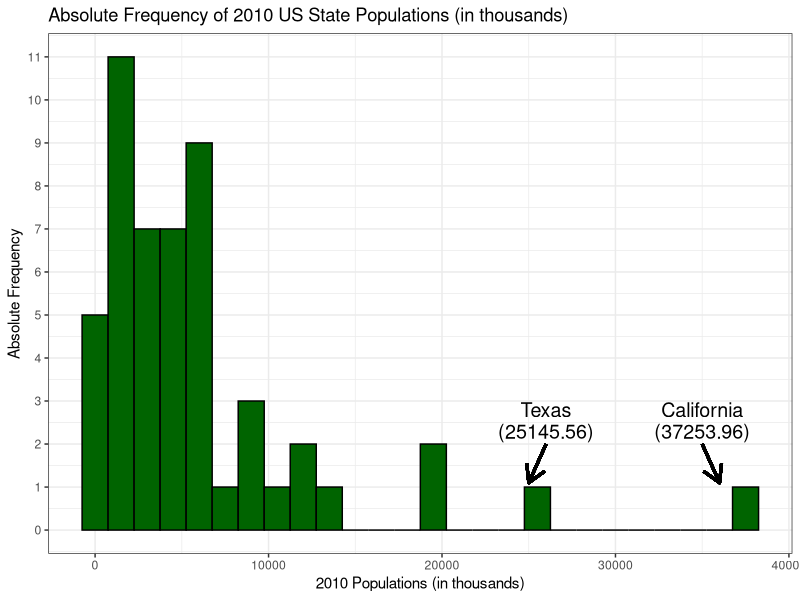

Recreate this plot in R.
# This script creates a histogram using (a subset of) 'census_data.csv'.

# A description of 'census_data.csv' can be found in 'census_data_scrape_and_process.R'.
# To avoid an overwhelming plot, I will be using a subset of 'census_data.csv' consisting of
# all observations for 2010.

# Load packages.
library(data.table)
library(ggplot2)
library(grid)

# Load data.
census_data = data.table(read.csv('census_data.csv', header = T, stringsAsFactors = F, check.names = F))

#####
# SUBSET/PROCESS DATA.
  
  # Create data subset consisting of all 2010 observations.
  census_subset = census_data[, .(Name, `2010`)]
  
  # Remove row containing total population of United States.
  census_subset = census_subset[Name != 'United States']
  
  # Divide population values by 1000 for easier graph viewing.
  census_subset$`2010` = census_subset$`2010` / 1000
  
#####
# Plot data.
ggplot(data = census_subset, aes(x = `2010`)) +
  geom_histogram(binwidth = 1500, 
                 fill = I('darkgreen'), 
                 col = I('black')) +
  scale_y_continuous(breaks = seq(0, 14, by = 1)) + 
  theme(axis.text.x = element_text(color = 'black'), 
        axis.text.y = element_text(color = 'black')) +
  theme_bw() +
  geom_segment(aes(x = 26000, y = 2, xend = 25000, yend = 1.1), 
               arrow = arrow(length = unit(0.5, 'cm')), 
               size = 1) +
  geom_segment(aes(x = 35000, y = 2, xend = 36000, yend = 1.1), 
               arrow = arrow(length = unit(0.5, 'cm')), 
               size = 1) +
  annotate('text', 
           x = 26000, 
           y = 2.8,
           label = census_subset[`2010` > 20000 & `2010` < 30000]$Name,
           size = 5) +
  annotate('text', 
           x = 26000, 
           y = 2.3, 
           label = paste0('(', round(census_subset[Name == 'Texas']$`2010`, 2), ')'), 
           size = 5) +
  annotate('text', 
           x = 35000, 
           y = 2.8, 
           label = census_subset[`2010` > 30000]$Name, 
           size = 5) +
  annotate('text', 
           x = 35000, 
           y = 2.3, 
           label = paste0('(', round(census_subset[Name == 'California']$`2010`, 2), ')'), 
           size = 5) +
  ggtitle('Absolute Frequency of 2010 US State Populations (in thousands)') +
  xlab('2010 Populations (in thousands)') +
  ylab('Absolute Frequency')